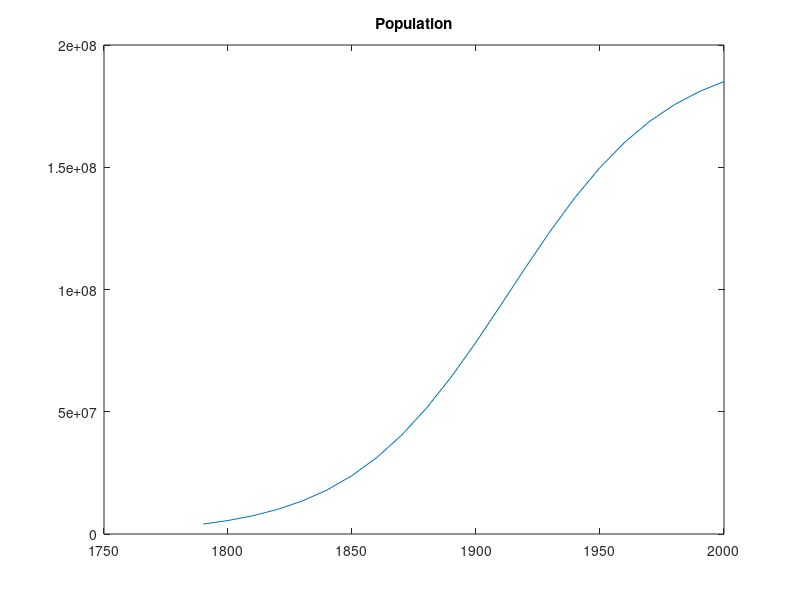

Reproduce this figure in MATLAB.
% Define the function of population
P = @(x) 197273000./(1+exp(-0.03134*(x-1913.25)));

% Find the steady state
x = 1900 ;
now = -2 ;
while true
    next = P(x) ;
    if (abs(next-now)<1)
        break ;
    end
    now = next ;
    x = x + 1 ;
end
fprintf("%d\n" , x) ;

% Plot the graph
x = 1790:10:2000 ;
y = P(x) ;
plot(x , y) ;
title("Population") ;
